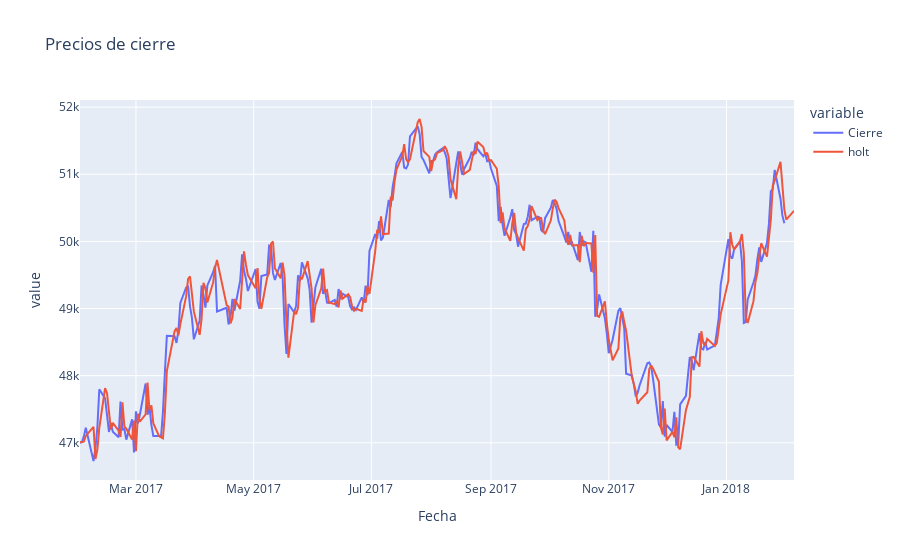

Here is the notebook cell this chart was saved with:
### Code cell
fig = px.line(cierre_holt, x = "Fecha", y = ["Cierre", 'holt'], title = 'Precios de cierre')
fig.show()

### Figure 1 — Plotly figure (JSON) as saved in the notebook; plotly's stock layout.template omitted (floating-point values rounded to 4 significant figures; data arrays with more than 128 entries replaced by an {"elided": "..."} marker saying what was removed)
{"data": [{"hovertemplate": "variable=Cierre<br>Fecha=%{x}<br>value=%{y}<extra></extra>", "legendgroup": "Cierre", "line": {"color": "#636efa", "dash": "solid"}, "marker": {"symbol": "circle"}, "mode": "lines", "name": "Cierre", "orientation": "v", "showlegend": true, "type": "scatter", "x": {"elided": "257 str values"}, "xaxis": "x", "y": {"elided": "257 float values"}, "yaxis": "y"}, {"hovertemplate": "variable=holt<br>Fecha=%{x}<br>value=%{y}<extra></extra>", "legendgroup": "holt", "line": {"color": "#EF553B", "dash": "solid"}, "marker": {"symbol": "circle"}, "mode": "lines", "name": "holt", "orientation": "v", "showlegend": true, "type": "scatter", "x": {"elided": "257 str values"}, "xaxis": "x", "y": {"elided": "257 float values"}, "yaxis": "y"}], "layout": {"legend": {"title": {"text": "variable"}, "tracegroupgap": 0}, "title": {"text": "Precios de cierre"}, "xaxis": {"anchor": "y", "domain": [0, 1], "title": {"text": "Fecha"}}, "yaxis": {"anchor": "x", "domain": [0, 1], "title": {"text": "value"}}}}
